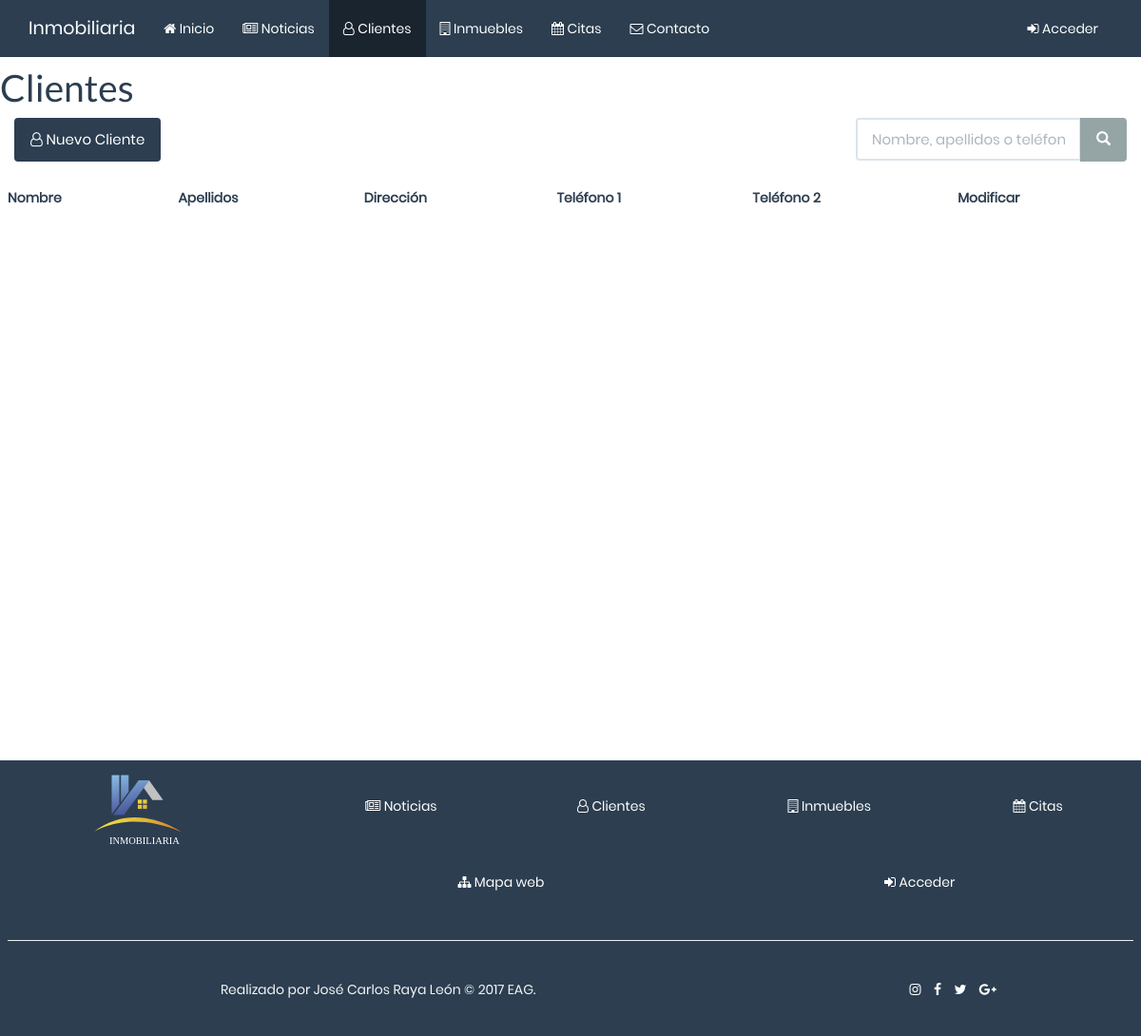
The app's page /php/clientes/clientes.php, older data.
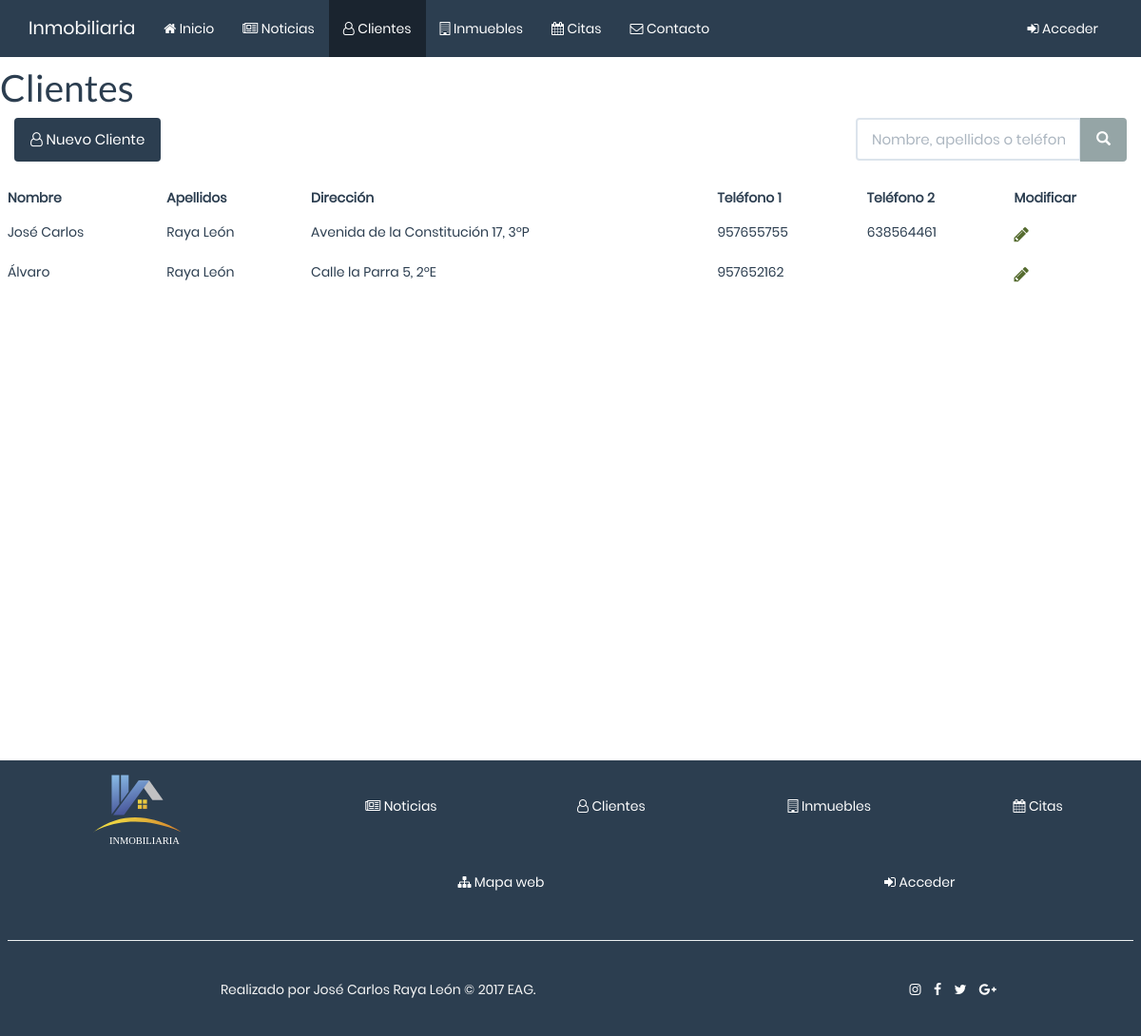
The same page, newer data.
### tables this page shows
CREATE TABLE `clientes` (
  `id` bigint(20) UNSIGNED NOT NULL,
  `nombre` varchar(50) NOT NULL,
  `apellidos` varchar(50) NOT NULL,
  `direccion` varchar(150) NOT NULL,
  `telefono1` varchar(9) NOT NULL,
  `telefono2` varchar(9) NOT NULL
);

### php/clientes/clientes.php (the view, shortened to what this page needs)
<!DOCTYPE html>
<html lang="en">
<head>
    <?php include '../funciones.php';
    ?>
</head>
<body>
    <div class="row">
    </div>
        <div class="container" id="wrap">
            <div class="row">
               <h1>Clientes</h1>
                <div class="col-xs-6">
                    <a class="btn bg-primary" data-toggle="modal" data-target="#insCli"><span class="fa fa-user-o"></span> Nuevo Cliente</a>
                </div>
                <div class="col-xs-6 text-right">
                    <form class="form-inline" action="#" method="get">
                        <div class="input-group col-xs-6">
                            <input class="form-control" type="text" name="buscar" placeholder="Nombre, apellidos o teléfono">
                            <div class="input-group-btn">
                                <button class="btn btn-default" type="submit" name="enviarBuscar">
                                    <i class="glyphicon glyphicon-search"></i>
                                </button>
                            </div>
                        </div>
                    </form>
                </div>
            </div>
            <br>
            <?php
            if(isset($_GET['enviarBuscar'])){
                $busqueda = $_GET['buscar'];
                $cons_bus_cli = "select *
                                    from clientes
                                    where nombre like '%$busqueda%'
                                    or apellidos like '%$busqueda%'
                                    or telefono1 like '%$busqueda%'
                                    or telefono2 like '%$busqueda%'
                                    and nombre not like '%disponible%'";
                $clientes = db_query($cons_bus_cli);
                if(mysqli_num_rows($clientes) == 0){
                    ?>
                    <h2><span class="fa fa-info-circle text-info"></span> No se han encontrado resultados</h2>
                    <?php
                }else{
                    tablaClientes($cons_bus_cli, $busqueda);
                }
            }else{
                $cons_clientes = "select * from clientes
                                        where nombre not like 'disponible'";
                tablaClientes($cons_clientes);
            }
            ?>
                            <?php
    function tablaClientes($cons, $busq = ""){
        ?>
                    <div class="row">
                        <table class="table table-hover">
                            <thead>
                                <th>Nombre</th>
                                <th>Apellidos</th>
                                <th>Dirección</th>
                                <th>Teléfono 1</th>
                                <th>Teléfono 2</th>
                                <th>Modificar</th>
                            </thead>
                            <tbody>
                                <?php
                    $clientes = db_query($cons);
                    while($fila = mysqli_fetch_array($clientes, MYSQLI_ASSOC)){
                        ?>
                                    <tr>
                                        <td>
                                            <?php echo $fila['nombre']; ?>
                                        </td>
                                        <td>
                                            <?php echo $fila['apellidos']; ?>
                                        </td>
                                        <td>
                                            <?php echo $fila['direccion']; ?>
                                        </td>
                                        <td>
                                            <?php echo $fila['telefono1']; ?>
                                        </td>
                                        <td>
                                            <?php echo $fila['telefono2']; ?>
                                        </td>
                                        <td>
                                            <a class="btn-m" href="mod_cliente.php?id=<?php echo $fila['id'] ?>">
                                            <span class="fa fa-pencil"></span></a>
                                        </td>
                                    </tr>
                                    <?php
                    }
                    ?>
                            </tbody>
                        </table>
                    </div>
                    <?php
    }
    ?>
        </div>
        <div class="row">
    </div>
</body>
</html>

Row changes from the older to the newer data that the page shows:
added clientes: nombre "José Carlos", apellidos "Raya León", direccion "Avenida de la Constitución 17, 3ºP", telefono1 "957655755", telefono2 "638564461"
added clientes: nombre "Álvaro", apellidos "Raya León", direccion "Calle la Parra 5, 2ºE", telefono1 "957652162"
